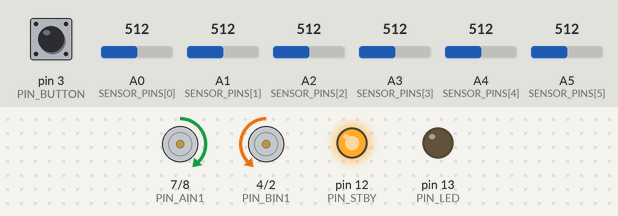
A program run on a simulated Arduino Uno, built with avr-gcc and run on an emulated ATmega328P. Parts: motor-driver pin pairs drawn as motors (green arrow = first pin HIGH = forward, orange = second pin HIGH = backward, longer = more drive, scaled by the enable pin, stopped while the standby pin is LOW), output pins drawn as LEDs (lit = HIGH). Inputs (shaded band) come from the test bench; at power-on: pin 3 (PIN_BUTTON) HIGH, A0 (SENSOR_PINS[0]) = 512, A1 (SENSOR_PINS[1]) = 512, A2 (SENSOR_PINS[2]) = 512, A3 (SENSOR_PINS[3]) = 512, A4 (SENSOR_PINS[4]) = 512, A5 (SENSOR_PINS[5]) = 512. What the program prints to the serial monitor is not drawn.

Above: at 0.05 s.
At 0.65 s:
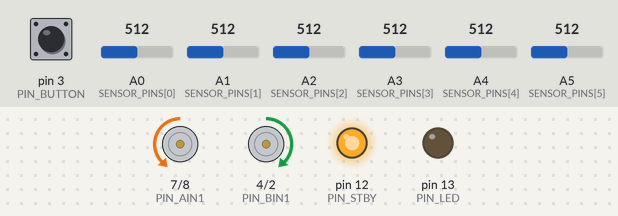
At 1.15 s:
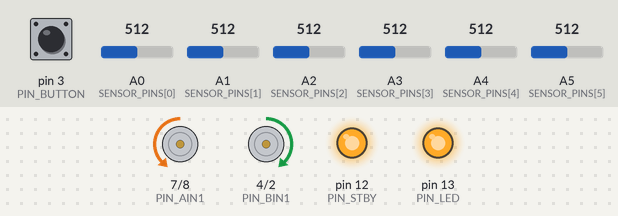
At 2.75 s:
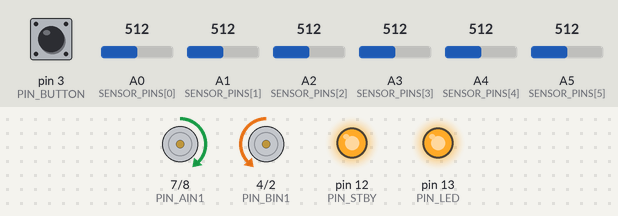
Timing chart, 0 to 3.0 s (numbered marks = the images above):
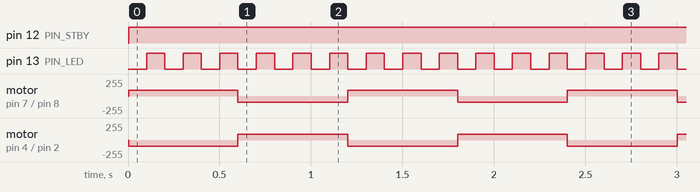

The program:

main.cpp
```cpp
// Firmware do robô seguidor de linha.
// A lógica (PID, leitura da linha e estados) fica em lib/ e é testada no PC;
// este arquivo só liga essa lógica ao hardware.

#include <Arduino.h>

#include "Drive.h"
#include "LineSensor.h"
#include "Pid.h"
#include "RobotStateMachine.h"
#include "config.h"

LineSensor lineSensor(SENSOR_COUNT);
Pid pid(KP, KI, KD, -MAX_SPEED, MAX_SPEED, DERIVATIVE_FILTER);
RobotStateMachine robot;

uint16_t raw[LineSensor::MAX_SENSORS];
uint32_t lastLoopMs = 0;
uint32_t lastTelemetryMs = 0;

// ---------------------------------------------------------------- motores

void setMotor(uint8_t pwmPin, uint8_t in1, uint8_t in2, int16_t speed) {
    digitalWrite(in1, speed >= 0 ? HIGH : LOW);
    digitalWrite(in2, speed >= 0 ? LOW : HIGH);
    analogWrite(pwmPin, constrain(abs(speed), 0, 255));
}

void drive(int16_t left, int16_t right) {
    digitalWrite(PIN_STBY, (left == 0 && right == 0) ? LOW : HIGH);
    setMotor(PIN_PWMA, PIN_AIN1, PIN_AIN2, left);
    setMotor(PIN_PWMB, PIN_BIN1, PIN_BIN2, right);
}

// ---------------------------------------------------------------- entradas

void readSensors() {
    for (uint8_t i = 0; i < SENSOR_COUNT; i++) raw[i] = analogRead(SENSOR_PINS[i]);
}

// Retorna true uma única vez por toque (borda de descida, botão com pull-up)
bool buttonPressed(uint32_t now) {
    static bool lastStable = HIGH;
    static bool lastRead = HIGH;
    static uint32_t changedAt = 0;

    const bool current = digitalRead(PIN_BUTTON);
    if (current != lastRead) {
        lastRead = current;
        changedAt = now;
    }
    if (now - changedAt >= DEBOUNCE_MS && current != lastStable) {
        lastStable = current;
        return current == LOW;
    }
    return false;
}

// ---------------------------------------------------------------- telemetria
// Formato CSV: dá para ver no Serial Plotter da IDE do Arduino

void telemetry(uint32_t now, const LineReading& line, float correction, const MotorSpeeds& speeds) {
    if (now - lastTelemetryMs < TELEMETRY_PERIOD_MS) return;
    lastTelemetryMs = now;
    Serial.print(stateName(robot.state()));
    Serial.print(',');
    Serial.print(line.error, 3);
    Serial.print(',');
    Serial.print(correction, 1);
    Serial.print(',');
    Serial.print(speeds.left);
    Serial.print(',');
    Serial.println(speeds.right);
}

// ---------------------------------------------------------------- setup / loop

void setup() {
    Serial.begin(115200);
    const uint8_t outputs[] = {PIN_PWMA, PIN_AIN1, PIN_AIN2, PIN_PWMB, PIN_BIN1, PIN_BIN2, PIN_STBY, PIN_LED};
    for (uint8_t pin : outputs) pinMode(pin, OUTPUT);
    pinMode(PIN_BUTTON, INPUT_PULLUP);

    drive(0, 0);
    robot.begin(millis());
    Serial.println(F("estado,erro,correcao,esquerda,direita"));
}

void loop() {
    const uint32_t now = millis();
    if (now - lastLoopMs < LOOP_PERIOD_MS) return;
    const float dt = (now - lastLoopMs) / 1000.0f;
    lastLoopMs = now;

    readSensors();
    if (robot.state() == RobotState::Calibrating) lineSensor.calibrate(raw);
    const LineReading line = lineSensor.read(raw);

    const RobotState previous = robot.state();
    RobotInputs inputs;
    inputs.nowMs = now;
    inputs.buttonPressed = buttonPressed(now);
    inputs.calibrated = lineSensor.isCalibrated();
    inputs.lineFound = line.found;
    const RobotState state = robot.update(inputs);
    if (state == RobotState::Running && previous != RobotState::Running) pid.reset();

    float correction = 0.0f;
    MotorSpeeds speeds = {0, 0};

    switch (state) {
        case RobotState::Calibrating:
            // Gira para um lado e para o outro, passando os sensores sobre a linha
            speeds = ((now / 600) % 2 == 0) ? MotorSpeeds{CALIBRATION_SPEED, -CALIBRATION_SPEED}
                                            : MotorSpeeds{-CALIBRATION_SPEED, CALIBRATION_SPEED};
            digitalWrite(PIN_LED, (now / 100) % 2);
            break;
        case RobotState::Ready:
            digitalWrite(PIN_LED, (now / 500) % 2);
            break;
        case RobotState::Running:
            correction = pid.update(line.error, dt);
            speeds = mixDrive(BASE_SPEED, correction, MAX_SPEED);
            digitalWrite(PIN_LED, HIGH);
            break;
        case RobotState::Searching:
            // O erro saturado (-1 ou +1) indica o lado em que a linha sumiu
            speeds = line.error < 0 ? MotorSpeeds{static_cast<int16_t>(-SEARCH_SPEED), SEARCH_SPEED}
                                    : MotorSpeeds{SEARCH_SPEED, static_cast<int16_t>(-SEARCH_SPEED)};
            break;
        case RobotState::Stopped:
            digitalWrite(PIN_LED, LOW);
            break;
    }

    drive(speeds.left, speeds.right);
    telemetry(now, line, correction, speeds);
}
```

config.h
```cpp
#pragma once

#include <stdint.h>

// ----------------------------------------------------------------------------
// Pinos (ponte H TB6612FNG + barra de sensores analógicos tipo QTR)
// ----------------------------------------------------------------------------
#if defined(ESP32)
const uint8_t SENSOR_PINS[] = {36, 39, 34, 35, 32, 33, 25, 26};
const uint8_t PIN_PWMA = 16, PIN_AIN1 = 17, PIN_AIN2 = 5;   // motor esquerdo
const uint8_t PIN_PWMB = 18, PIN_BIN1 = 19, PIN_BIN2 = 21;  // motor direito
const uint8_t PIN_STBY = 22;
const uint8_t PIN_BUTTON = 0;  // botão BOOT da placa
const uint8_t PIN_LED = 2;
#else  // Arduino Uno / Nano
const uint8_t SENSOR_PINS[] = {A0, A1, A2, A3, A4, A5};
const uint8_t PIN_PWMA = 5, PIN_AIN1 = 7, PIN_AIN2 = 8;
const uint8_t PIN_PWMB = 6, PIN_BIN1 = 4, PIN_BIN2 = 2;
const uint8_t PIN_STBY = 12;
const uint8_t PIN_BUTTON = 3;
const uint8_t PIN_LED = LED_BUILTIN;
#endif

const uint8_t SENSOR_COUNT = sizeof(SENSOR_PINS) / sizeof(SENSOR_PINS[0]);

// ----------------------------------------------------------------------------
// Controle (o erro do sensor vai de -1 a +1; a saída é em unidades de PWM)
// Ajuste na pista: comece só com KP, depois aumente KD até parar de "serpentear".
// ----------------------------------------------------------------------------
const float KP = 140.0f;
const float KI = 0.0f;
const float KD = 6.0f;
const float DERIVATIVE_FILTER = 0.3f;

const int16_t BASE_SPEED = 150;   // 0..255
const int16_t MAX_SPEED = 255;
const int16_t SEARCH_SPEED = 110;
const int16_t CALIBRATION_SPEED = 90;

const uint16_t LOOP_PERIOD_MS = 4;  // 250 Hz
const uint16_t TELEMETRY_PERIOD_MS = 50;
const uint16_t DEBOUNCE_MS = 40;
```

Measured:
- by itself, pin 12 (PIN_STBY): LOW → HIGH at 0.01 s
- by itself, pin 13 (PIN_LED): alternates HIGH for 0.10 s and LOW for 0.10 s
- by itself, motor on pin 7 (PIN_AIN1) / pin 8 (PIN_AIN2), motor on pin 4 (PIN_BIN1) / pin 2 (PIN_BIN2): alternates forward 90/255 for 0.60 s and backward 90/255 for 0.60 s
